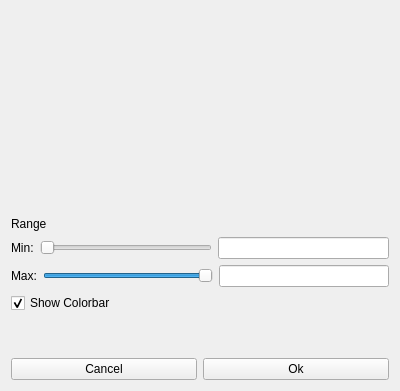
<?xml version="1.0" encoding="UTF-8"?>
<ui version="4.0">
 <class>LutCustomize</class>
 <widget class="QWidget" name="LutCustomize">
  <property name="geometry">
   <rect>
    <x>0</x>
    <y>0</y>
    <width>400</width>
    <height>391</height>
   </rect>
  </property>
  <property name="windowTitle">
   <string>Form</string>
  </property>
  <layout class="QVBoxLayout" name="verticalLayout">
   <item>
    <widget class="QCustomPlot" name="histogramWidget" native="true">
     <property name="sizePolicy">
      <sizepolicy hsizetype="Preferred" vsizetype="MinimumExpanding">
       <horstretch>0</horstretch>
       <verstretch>0</verstretch>
      </sizepolicy>
     </property>
     <property name="minimumSize">
      <size>
       <width>0</width>
       <height>200</height>
      </size>
     </property>
    </widget>
   </item>
   <item>
    <widget class="QLabel" name="label_3">
     <property name="text">
      <string>Range</string>
     </property>
    </widget>
   </item>
   <item>
    <layout class="QHBoxLayout" name="horizontalLayout_4">
     <item>
      <widget class="QLabel" name="label">
       <property name="text">
        <string>Min:</string>
       </property>
      </widget>
     </item>
     <item>
      <widget class="QSlider" name="fromSlider">
       <property name="orientation">
        <enum>Qt::Horizontal</enum>
       </property>
      </widget>
     </item>
     <item>
      <widget class="QLineEdit" name="fromValue"/>
     </item>
    </layout>
   </item>
   <item>
    <layout class="QHBoxLayout" name="horizontalLayout_5">
     <item>
      <widget class="QLabel" name="label_2">
       <property name="text">
        <string>Max:</string>
       </property>
      </widget>
     </item>
     <item>
      <widget class="QSlider" name="toSlider">
       <property name="sliderPosition">
        <number>99</number>
       </property>
       <property name="orientation">
        <enum>Qt::Horizontal</enum>
       </property>
      </widget>
     </item>
     <item>
      <widget class="QLineEdit" name="toValue"/>
     </item>
    </layout>
   </item>
   <item>
    <widget class="QCheckBox" name="ShowColorbarCheckBox">
     <property name="text">
      <string>Show Colorbar</string>
     </property>
     <property name="checked">
      <bool>true</bool>
     </property>
    </widget>
   </item>
   <item>
    <spacer name="verticalSpacer">
     <property name="orientation">
      <enum>Qt::Vertical</enum>
     </property>
     <property name="sizeHint" stdset="0">
      <size>
       <width>20</width>
       <height>40</height>
      </size>
     </property>
    </spacer>
   </item>
   <item>
    <layout class="QHBoxLayout" name="horizontalLayout">
     <item>
      <widget class="QPushButton" name="cancelPushButton">
       <property name="text">
        <string>Cancel</string>
       </property>
      </widget>
     </item>
     <item>
      <widget class="QPushButton" name="okPushButton">
       <property name="text">
        <string>Ok</string>
       </property>
      </widget>
     </item>
    </layout>
   </item>
  </layout>
 </widget>
 <customwidgets>
  <customwidget>
   <class>QCustomPlot</class>
   <extends>QWidget</extends>
   <header>qcustomplot.h</header>
   <container>1</container>
  </customwidget>
 </customwidgets>
 <resources/>
 <connections/>
</ui>
